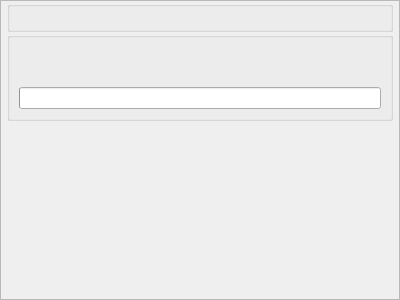
<?xml version='1.0'?>
<ui version="4.0">
 <class>ThrustersInfo</class>
 <widget class="QDockWidget" name="ThrustersInfo">
  <property name="geometry">
   <rect>
    <x>0</x>
    <y>0</y>
    <width>400</width>
    <height>101</height>
   </rect>
  </property>
  <property name="minimumSize">
   <size>
    <width>200</width>
    <height>101</height>
   </size>
  </property>
  <property name="contextMenuPolicy">
   <enum>Qt::ActionsContextMenu</enum>
  </property>
  <property name="allowedAreas">
   <set>Qt::RightDockWidgetArea| Qt::LeftDockWidgetArea</set>
  </property>
  <property name="features">
   <set>QDockWidget::NoDockWidgetFeatures</set>
   <set>QDockWidget::DockWidgetMovable</set>
  </property>
  <property name="geometry">
   <rect>
    <x>0</x>
    <y>0</y>
    <width>400</width>
    <height>300</height>
   </rect>
  </property>
  <property name="windowTitle">
   <string>Thrusters</string>
  </property>
  <widget class="QWidget" name="dockWidgetContents">
   <layout class="QVBoxLayout" name="verticalLayout">
    <property name="spacing">
     <number>0</number>
    </property>
    <property name="leftMargin">
     <number>0</number>
    </property>
    <property name="topMargin">
     <number>0</number>
    </property>
    <property name="rightMargin">
     <number>0</number>
    </property>
    <property name="bottomMargin">
     <number>0</number>
    </property>
    <item>
     <widget class="QScrollArea" name="scrollArea">
      <property name="widgetResizable">
       <bool>true</bool>
      </property>
      <widget class="QWidget" name="scrollAreaWidgetContents">
       <property name="geometry">
        <rect>
         <x>0</x>
         <y>0</y>
         <width>398</width>
         <height>87</height>
        </rect>
       </property>
       <layout class="QVBoxLayout" name="verticalLayout_2">
        <property name="spacing">
         <number>0</number>
        </property>
        <property name="leftMargin">
         <number>6</number>
        </property>
        <property name="topMargin">
         <number>0</number>
        </property>
        <property name="rightMargin">
         <number>6</number>
        </property>
        <property name="bottomMargin">
         <number>6</number>
        </property>
        <item>
         <widget class="QGroupBox" name="ACS_ThrustersGroup">
         </widget>
        </item>
        <item>
         <widget class="QGroupBox" name="DV_ThrustersGroup">
          <layout class="QVBoxLayout" name="verticalLayoutThrusters">
           <item>
            <widget class="QLabel" name ="thrust_1"/>
           </item>
           <item>
            <widget class="QLabel" name ="thrust_2"/>
           </item>
           <item>
            <widget class="QProgressBar" name ="thrustBar"/>
           </item>
          </layout>
         </widget>
        </item>
        <item>
         <spacer name="verticalSpacer">
          <property name="orientation">
           <enum>Qt::Vertical</enum>
          </property>
          <property name="sizeHint" stdset="0">
           <size>
            <width>20</width>
            <height>40</height>
           </size>
          </property>
         </spacer>
        </item>
       </layout>
      </widget>
     </widget>
    </item>
   </layout>
  </widget>
  <action name="actionACS_Thrusters">
   <property name="checkable">
    <bool>true</bool>
   </property>
   <property name="checked">
    <bool>true</bool>
   </property>
   <property name="text">
    <string>Attitude Control Thrusters</string>
   </property>
  </action>
  <action name="actionACS_Level">
   <property name="checkable">
    <bool>false</bool>
   </property>
   <property name="checked">
    <bool>true</bool>
   </property>
   <property name="text">
    <string>% Thrust Level</string>
   </property>
  </action>
  <action name="actionDV_Thrusters">
   <property name="checkable">
    <bool>true</bool>
   </property>
   <property name="checked">
    <bool>true</bool>
   </property>
   <property name="text">
    <string>Delta V Thrusters</string>
   </property>
  </action>
 </widget>
 <connections>
  <connection>
   <sender>actionACS_Thrusters</sender>
   <signal>toggled(bool)</signal>
   <receiver>ACS_ThrustersGroup</receiver>
   <slot>setVisible(bool)</slot>
  </connection>
  <connection>
   <sender>actionDV_Thrusters</sender>
   <signal>toggled(bool)</signal>
   <receiver>DV_ThrustersGroup</receiver>
   <slot>setVisible(bool)</slot>
  </connection>
 </connections>
</ui>
